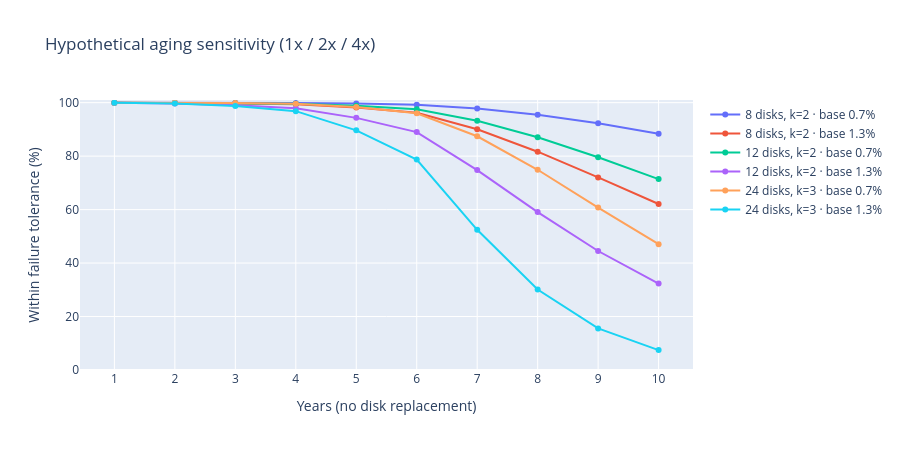

Source (notebook cell):
### Markdown cell above
## Hypothetical aging sensitivity

The next chart multiplies an assumed base probability by **1× in years 1–4, 2× in years 5–6, and 4× from year 7**. This schedule is an illustrative sensitivity scenario, not a fitted bathtub curve or an observed Backblaze aging law.

Base probabilities are **0.7%** and **1.3%**; the fleet statistics above provide context only. For each year, the chosen probability applies to disks still working at its start. The same independent-failure, no-replacement model then accumulates failures.

Read the lines as “what if failure probabilities increase this way?” Changing disk count, tolerance or the assumed schedule changes the answer; the chart does not predict the service life of a particular array.

### Code cell
def hypothetical_aging_probabilities(base_probability, n_years=10):
    # Author-chosen sensitivity schedule, not fitted to observed drive ages.
    return np.array([
        base_probability * (1 if y <= 4 else 2 if y <= 6 else 4)
        for y in range(1, n_years + 1)
    ])


BASE_PROBABILITIES = (0.007, 0.013)  # Illustrative levels, not fleet forecasts.
aging_configs = [(8, 2), (12, 2), (24, 3)]
aging_results = {}
for n, k in aging_configs:
    for base in BASE_PROBABILITIES:
        label = f"{n} disks, k={k} · base {base:.1%}"
        aging_results[label] = tolerance_probability_varying(
            n, k, hypothetical_aging_probabilities(base, MAX_YEARS)
        )

fig = go.Figure()
for label, probs in aging_results.items():
    fig.add_trace(go.Scatter(x=years, y=probs * 100, mode="lines+markers", name=label))
fig.update_xaxes(title_text="Years (no disk replacement)", dtick=1)
fig.update_yaxes(title_text="Within failure tolerance (%)", range=[0, 101])
fig.update_layout(title_text="Hypothetical aging sensitivity (1x / 2x / 4x)", height=450, width=900)
fig.show()

### Figure 1 — Plotly figure (JSON) as saved in the notebook; plotly's stock layout.template omitted (floating-point values rounded to 4 significant figures)
{"data": [{"mode": "lines+markers", "name": "8 disks, k=2 · base 0.7%", "type": "scatter", "x": [1, 2, 3, 4, 5, 6, 7, 8, 9, 10], "y": [100.0, 99.99, 99.95, 99.89, 99.66, 99.25, 97.8, 95.47, 92.3, 88.41]}, {"mode": "lines+markers", "name": "8 disks, k=2 · base 1.3%", "type": "scatter", "x": [1, 2, 3, 4, 5, 6, 7, 8, 9, 10], "y": [99.99, 99.91, 99.72, 99.39, 98.18, 96.22, 90.06, 81.66, 72.04, 62.09]}, {"mode": "lines+markers", "name": "12 disks, k=2 · base 0.7%", "type": "scatter", "x": [1, 2, 3, 4, 5, 6, 7, 8, 9, 10], "y": [99.99, 99.95, 99.83, 99.61, 98.83, 97.51, 93.24, 87.08, 79.61, 71.42]}, {"mode": "lines+markers", "name": "12 disks, k=2 · base 1.3%", "type": "scatter", "x": [1, 2, 3, 4, 5, 6, 7, 8, 9, 10], "y": [99.96, 99.68, 99.03, 97.94, 94.32, 88.99, 74.77, 59.08, 44.51, 32.33]}, {"mode": "lines+markers", "name": "24 disks, k=3 · base 0.7%", "type": "scatter", "x": [1, 2, 3, 4, 5, 6, 7, 8, 9, 10], "y": [100.0, 99.97, 99.86, 99.6, 98.4, 96.03, 87.43, 74.9, 60.76, 47.06]}, {"mode": "lines+markers", "name": "24 disks, k=3 · base 1.3%", "type": "scatter", "x": [1, 2, 3, 4, 5, 6, 7, 8, 9, 10], "y": [99.98, 99.69, 98.74, 96.83, 89.65, 78.73, 52.44, 30.12, 15.56, 7.438]}], "layout": {"height": 450, "title": {"text": "Hypothetical aging sensitivity (1x / 2x / 4x)"}, "width": 900, "xaxis": {"dtick": 1, "title": {"text": "Years (no disk replacement)"}}, "yaxis": {"range": [0, 101], "title": {"text": "Within failure tolerance (%)"}}}}
